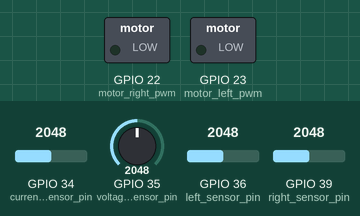
A program run on a simulated ESP32. Shown: switched loads named in the program (green lamp = pin HIGH). The inputs (shaded band) are chosen by the test bench; at power-on: GPIO 36 (left_sensor_pin) = 2048, GPIO 39 (right_sensor_pin) = 2048, GPIO 34 (current_sensor_pin) = 2048, GPIO 35 (voltage_sensor_pin) = 2048. WiFi joins after 1.5 s; servers stay silent unless stated; network time is answered at once with the bench clock; uploads are accepted with an empty reply; the local clock reads 2024-03-15 10:24:30 at power-on unless the program sets it; what the program prints to the serial monitor is not drawn.

Above: at 2.8 s.
2.9 s: GPIO 36 (left_sensor_pin) set to 2200
At 4.3 s:
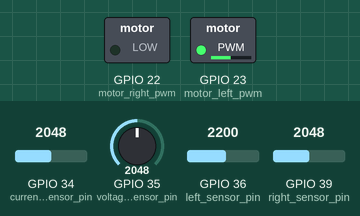
4.6 s: GPIO 39 (right_sensor_pin) set to 2164
At 5.5 s:
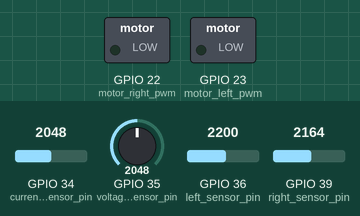
6.4 s: GPIO 39 (right_sensor_pin) set to 2272
7.9 s: GPIO 39 (right_sensor_pin) set to 2364
At 8.6 s:
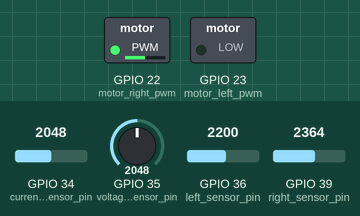
9.7 s: GPIO 36 (left_sensor_pin) set to 2866
At 10.9 s:
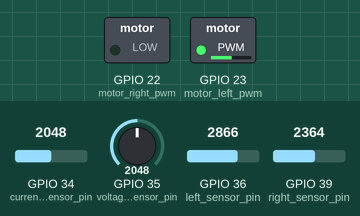
11.6 s: GPIO 36 (left_sensor_pin) set to 1228
At 13.1 s:
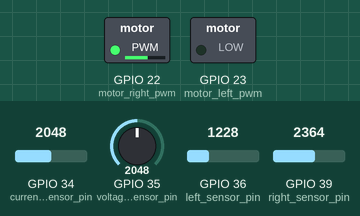
Timing chart, 0 to 14.4 s (numbered marks = the images above; inputs shaded):
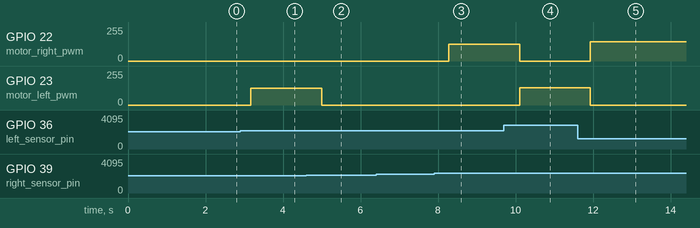

The program:

main.cpp
```cpp
#include <Arduino.h>
#include <WiFi.h>
#include <HTTPClient.h>
#include <NTPClient.h>
#include <WiFiUdp.h>

// --- WiFi Credentials ---
const char* ssid = "LUMBELL";
const char* password = "mtabayira";

// --- Firebase Configuration (UPDATED to history.json) ---
const String firebaseURL = "https://solar-power-monitor-4f1a0-default-rtdb.firebaseio.com/tracker/history.json";

// --- NTP Setup (For Real Time) ---
WiFiUDP ntpUDP;
NTPClient timeClient(ntpUDP, "pool.ntp.org");

// --- Solar Tracker Setup ---
const int left_sensor_pin = 36;
const int right_sensor_pin = 39;
const int motor_left_pwm = 23;
const int motor_right_pwm = 22;
const int voltage_sensor_pin = 35;
const int current_sensor_pin = 34;

const int lightThreshold = 50;
const int maxPWM = 200;
const int minPWM = 125;
const int adcMax = 4095;
const int pwmChannelLeft = 2;
const int pwmChannelRight = 3;
const int samples = 10;
const int deadband = 100;
const int tolerance = 80;

const float voltageCalibrationFactor = 11.0;
const float currentSensorOffset = 2.5;
const float currentSensorSensitivity = 0.185;

int prevLeft = 0;
int prevRight = 0;
unsigned long lastFirebaseTime = 0;
float lastVoltage = 0.0;
float lastCurrent = 0.0;
const float voltageChangeThreshold = 0.5;
const float currentChangeThreshold = 0.1;
const unsigned long heartbeatIntervalMs = 30000;

bool wifiReady = false;
bool allowMotorControl = false;
bool initialized = false;
unsigned long lastWifiCheck = 0;
const unsigned long wifiReconnectIntervalMs = 10000;
bool timeSynced = false;

void stopMotors() {
  ledcWrite(pwmChannelLeft, 0);
  ledcWrite(pwmChannelRight, 0);
}

int readFiltered(int pin) {
  long sum = 0;
  for (int i = 0; i < samples; i++) {
    sum += analogRead(pin);
    delay(2);
  }
  return sum / samples;
}

int computePwm(int errorValue) {
  int absError = abs(errorValue);
  if (absError <= deadband) return 0;
  int pwm = map(absError, deadband, adcMax, minPWM, maxPWM);
  return constrain(pwm, minPWM, maxPWM);
}

float readVoltage() {
  int raw = 0;
  for (int i = 0; i < 10; i++) { raw += analogRead(voltage_sensor_pin); delay(1); }
  raw /= 10;
  return (raw / 4095.0) * 3.3 * voltageCalibrationFactor;
}

float readCurrent() {
  int raw = 0;
  for (int i = 0; i < 10; i++) { raw += analogRead(current_sensor_pin); delay(1); }
  raw /= 10;
  float adcVoltage = (raw / 4095.0) * 3.3;
  return abs((adcVoltage - currentSensorOffset) / currentSensorSensitivity);
}

bool connectWiFi(unsigned long timeoutMs = 10000) {
  Serial.printf("📶 Connecting to WiFi '%s'...", ssid);
  WiFi.begin(ssid, password);
  unsigned long start = millis();

  while (WiFi.status() != WL_CONNECTED) {
    if (millis() - start >= timeoutMs) {
      Serial.println("\n⚠️ WiFi connect timeout");
      return false;
    }
    delay(500);
    Serial.print('.');
  }

  Serial.println("\n✅ Connected!");
  return true;
}

bool updateTime() {
  if (!wifiReady) {
    return false;
  }
  if (timeClient.update()) {
    timeSynced = true;
    return true;
  }
  return false;
}

String buildTrackerJSON(int leftSensor, int rightSensor, float voltage, float current, String action, int pwm) {
  unsigned long epochTime = 0;
  if (timeSynced) {
    epochTime = timeClient.getEpochTime();
  }
  if (epochTime == 0) {
    epochTime = millis() / 1000;
  }

  unsigned long long epochTimeMs = (unsigned long long)epochTime * 1000ULL;
  String json = "{";
  json += "\"timestamp\":" + String((double)epochTimeMs, 0) + ",";
  json += "\"left_sensor\":" + String(leftSensor) + ",";
  json += "\"right_sensor\":" + String(rightSensor) + ",";
  json += "\"voltage\":" + String(voltage, 2) + ",";
  json += "\"current\":" + String(current, 2) + ",";
  json += "\"action\":\"" + action + "\",";
  json += "\"pwm\":" + String(pwm);
  json += "}";
  return json;
}

void sendToFirebase(int leftSensor, int rightSensor, float voltage, float current, String action, int pwm) {
  if (WiFi.status() != WL_CONNECTED) {
    wifiReady = false;
    return;
  }

  if (!updateTime() && !timeSynced) {
    Serial.println("⚠️ NTP update failed, using fallback timestamp");
  }

  HTTPClient http;
  http.begin(firebaseURL);
  http.addHeader("Content-Type", "application/json");

  String jsonData = buildTrackerJSON(leftSensor, rightSensor, voltage, current, action, pwm);
  int httpResponseCode = http.POST(jsonData);

  if (httpResponseCode > 0) {
    Serial.printf("📡 History Logged (%d)\n", httpResponseCode);
  } else {
    Serial.printf("❌ Error: %s\n", http.errorToString(httpResponseCode).c_str());
  }
  http.end();
}

bool hasVoltageChanged(float currentVoltage) {
  if (abs(currentVoltage - lastVoltage) >= voltageChangeThreshold) {
    lastVoltage = currentVoltage;
    return true;
  }
  return false;
}

bool hasCurrentChanged(float currentVal) {
  if (abs(currentVal - lastCurrent) >= currentChangeThreshold) {
    lastCurrent = currentVal;
    return true;
  }
  return false;
}

void setup() {
  Serial.begin(115200);
  // Initialize all analog sensor pins with pulldown to prevent floating during reset/upload.
  pinMode(left_sensor_pin, INPUT_PULLDOWN);
  pinMode(right_sensor_pin, INPUT_PULLDOWN);
  pinMode(voltage_sensor_pin, INPUT_PULLDOWN);
  pinMode(current_sensor_pin, INPUT_PULLDOWN);
  // Add settling delay to ensure stable analog readings before WiFi connection.
  delay(100);
  // Connect to WiFi first, then allow motor logic only after WiFi is ready.
  wifiReady = connectWiFi(10000);
  timeClient.begin();
  if (wifiReady) {
    allowMotorControl = true;
    if (updateTime()) {
      Serial.println("✅ NTP time synchronized");
    } else {
      Serial.println("⚠️ NTP sync failed, using fallback time");
    }
  } else {
    Serial.println("⚠️ Running offline until WiFi becomes available");
  }

  // Required to attach PWM channels to motor pins before using ledcWrite().
  ledcSetup(pwmChannelLeft, 1000, 8);
  ledcSetup(pwmChannelRight, 1000, 8);
  ledcAttachPin(motor_left_pwm, pwmChannelLeft);
  ledcAttachPin(motor_right_pwm, pwmChannelRight);
  stopMotors();
}

void loop() {
  if (!wifiReady && millis() - lastWifiCheck >= wifiReconnectIntervalMs) {
    lastWifiCheck = millis();
    wifiReady = connectWiFi(10000);
    if (wifiReady) {
      allowMotorControl = true;
      if (updateTime()) {
        Serial.println("✅ NTP time synchronized after reconnect");
      } else {
        Serial.println("⚠️ NTP sync failed after reconnect, using fallback time");
      }
    }
  }

  if (!allowMotorControl) {
    // Hold motors stopped until WiFi connection is established.
    stopMotors();
    delay(300);
    return;
  }

  int left_sensor = readFiltered(left_sensor_pin);
  int right_sensor = readFiltered(right_sensor_pin);

  if (!initialized) {
    // Capture the first valid sensor baseline before making any movement decisions.
    prevLeft = left_sensor;
    prevRight = right_sensor;
    initialized = true;
    Serial.println("⚙️ Initial sensor baseline captured. Holding motors until next decision.");
    stopMotors();
    delay(300);
    return;
  }

  float voltage = readVoltage();
  float current = readCurrent();

  int error = left_sensor - right_sensor;
  int absError = abs(error);
  String action = "Hold";
  int activePwm = 0;

  if (absError > deadband) {
    int pwm = computePwm(error);
    activePwm = pwm;
    if (error > 0 && left_sensor >= prevLeft - tolerance) {
      action = "Move LEFT";
      Serial.print("L: "); Serial.print(left_sensor);
      Serial.print(" R: "); Serial.print(right_sensor);
      Serial.print(" | V: "); Serial.print(voltage, 1);
      Serial.print("V I: "); Serial.print(current, 2);
      Serial.print("A --> ");
      Serial.print(action);
      Serial.print(" PWM="); Serial.println(pwm);
      ledcWrite(pwmChannelLeft, pwm); ledcWrite(pwmChannelRight, 0);
    } else if (error < 0 && right_sensor >= prevRight - tolerance) {
      action = "Move RIGHT";
      Serial.print("L: "); Serial.print(left_sensor);
      Serial.print(" R: "); Serial.print(right_sensor);
      Serial.print(" | V: "); Serial.print(voltage, 1);
      Serial.print("V I: "); Serial.print(current, 2);
      Serial.print("A --> ");
      Serial.print(action);
      Serial.print(" PWM="); Serial.println(pwm);
      ledcWrite(pwmChannelLeft, 0); ledcWrite(pwmChannelRight, pwm);
    } else {
      action = (error > 0) ? "Hold (Left peak)" : "Hold (Right peak)";
      Serial.print("L: "); Serial.print(left_sensor);
      Serial.print(" R: "); Serial.print(right_sensor);
      Serial.print(" | V: "); Serial.print(voltage, 1);
      Serial.print("V I: "); Serial.print(current, 2);
      Serial.print("A --> ");
      Serial.println(action);
      stopMotors();
    }
  } else {
    Serial.print("L: "); Serial.print(left_sensor);
    Serial.print(" R: "); Serial.print(right_sensor);
    Serial.print(" | V: "); Serial.print(voltage, 1);
    Serial.print("V I: "); Serial.print(current, 2);
    Serial.print("A --> Hold (Balanced)");
    Serial.println();
    stopMotors();
  }

  if (hasVoltageChanged(voltage) || hasCurrentChanged(current)) {
    sendToFirebase(left_sensor, right_sensor, voltage, current, action, activePwm);
    lastFirebaseTime = millis();
  }

  prevLeft = left_sensor;
  prevRight = right_sensor;
  delay(300);
}
```

Measured:
- the behaviour switches between 2148 and 2149 on GPIO 36 (left_sensor_pin) (found by bisection; images 0 and 1)
- the behaviour switches between 2099 and 2100 on GPIO 39 (right_sensor_pin) (found by bisection; images 1 and 2)
- the behaviour switches between 2300 and 2301 on GPIO 39 (right_sensor_pin) (found by bisection; images 2 and 3)
- after the input at 2.9 s, GPIO 23 (motor_left_pwm): 0/255 → 125/255 after 0.27 s
- after the input at 4.6 s, GPIO 23 (motor_left_pwm): 125/255 → 0/255 after 0.40 s
- after the input at 6.4 s, every drawn part: stays the same
- after the input at 7.9 s, GPIO 22 (motor_right_pwm): 0/255 → 126/255 after 0.38 s
- after the input at 9.7 s, GPIO 22 (motor_right_pwm): 126/255 → 0/255 after 0.40 s; GPIO 23 (motor_left_pwm): 0/255 → 131/255 after 0.40 s
- after the input at 11.6 s, GPIO 22 (motor_right_pwm): 0/255 → 143/255 after 0.33 s; GPIO 23 (motor_left_pwm): 131/255 → 0/255 after 0.33 s
